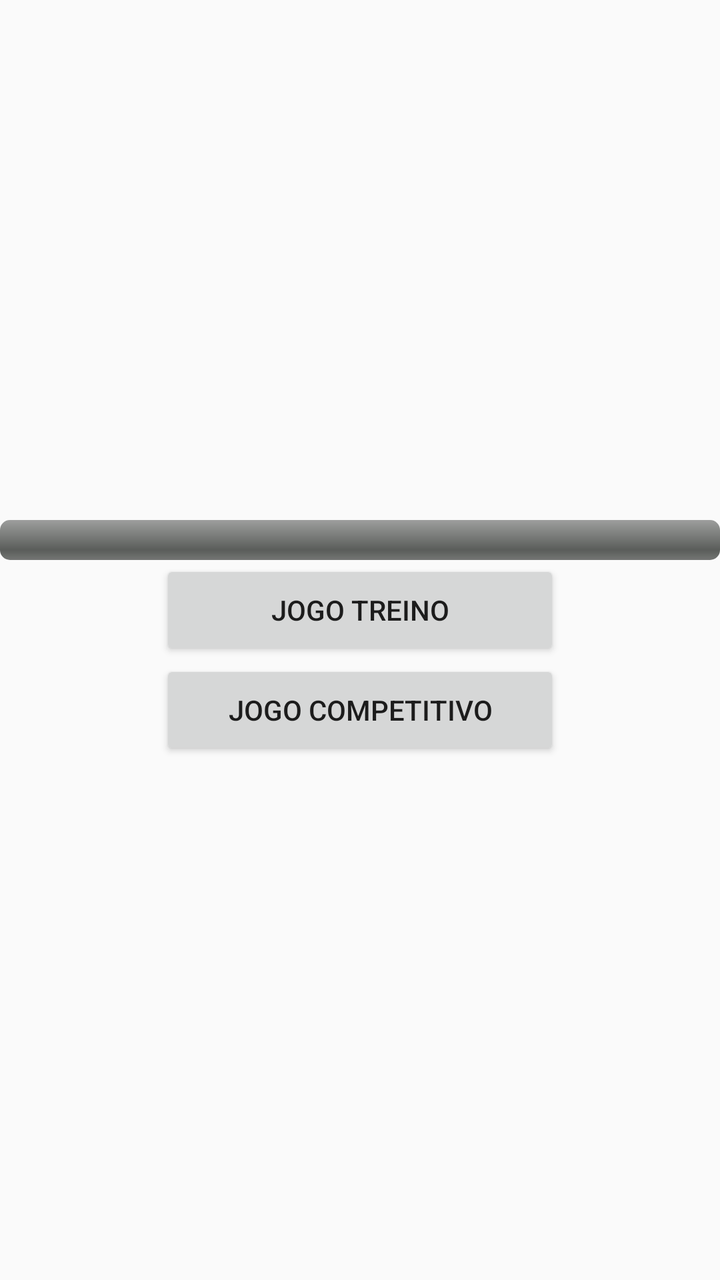
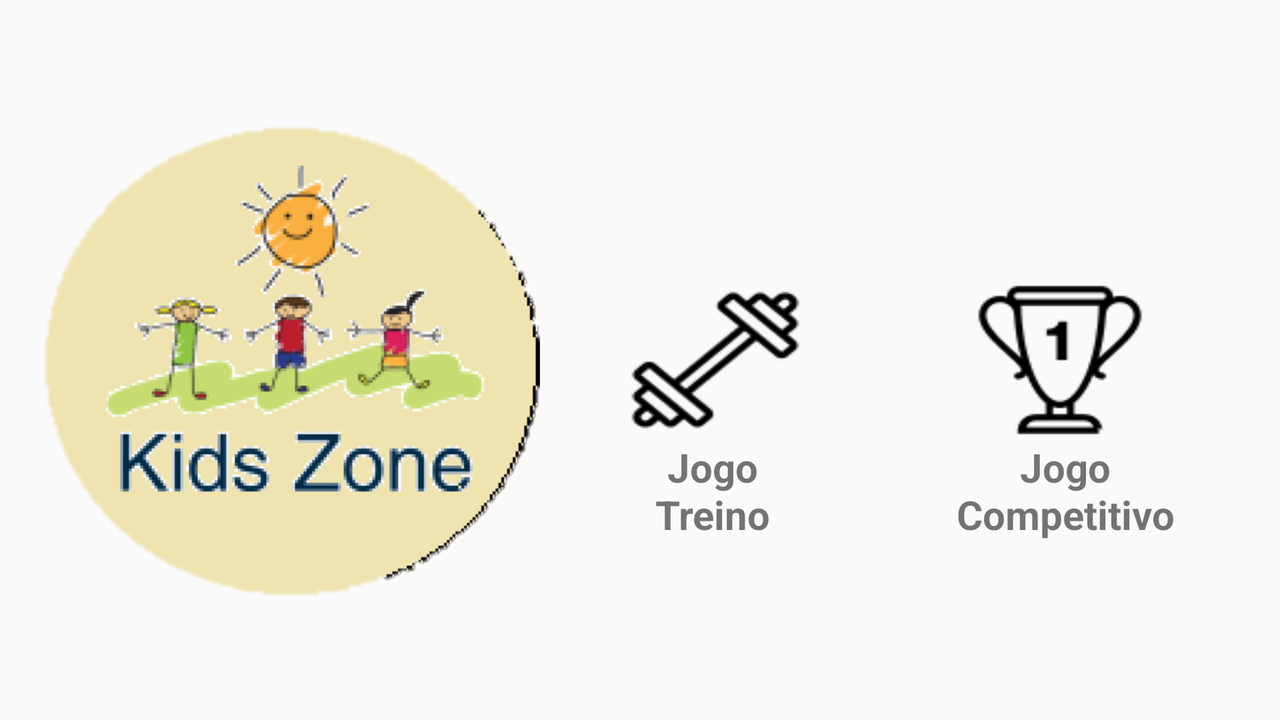

The same Android screen from two of the app's own layout files: first res/layout/ as a phone draws it, then the repository's variant for another configuration, drawn on a device whose configuration selects that folder. Both files follow.
<!-- AndroidManifest.xml: application theme AppTheme -->
<!-- res/layout/activity_menu_jogo.xml -->
<?xml version="1.0" encoding="utf-8"?>
<LinearLayout xmlns:android="http://schemas.android.com/apk/res/android"
    android:id="@+id/activity_menu_jogo"
    android:layout_width="match_parent"
    android:layout_height="match_parent"
    android:background="@drawable/background"
    android:gravity="center_vertical"
    android:orientation="vertical">

<ProgressBar
    android:id="@+id/progress_bar"
    android:layout_width="fill_parent"
    android:layout_height="wrap_content"
    android:minHeight="20dip"
    android:minWidth="20dip"
    style="@android:style/Widget.ProgressBar.Horizontal"/>

<Button
    android:id="@+id/treino"
    android:layout_width="200dp"
    android:layout_height="50dp"
    android:layout_gravity="center"
    android:text="@string/jogoTreino" />

<Button
    android:id="@+id/competitivo"
    android:layout_width="200dp"
    android:layout_height="50dp"
    android:layout_gravity="center"
    android:text="@string/jogoComp" />

</LinearLayout>
<!-- resources referenced by this layout -->
<resources>
  <string name="jogoComp">Jogo Competitivo</string>
  <string name="jogoTreino">Jogo Treino</string>
  <!-- from res/values-v21/ -->
  <style name="AppTheme" parent="Theme.AppCompat.Light.NoActionBar">
          
          <item name="windowActionBar">false</item>
          <item name="colorPrimary">@color/colorPrimary</item>
          <item name="colorPrimaryDark">@color/colorPrimaryDark</item>
          <item name="colorAccent">@color/colorAccent</item>
      </style>
  <color name="colorPrimary">#EFE4C3</color>
  <color name="colorPrimaryDark">#303F9F</color>
  <color name="colorAccent">#FF4081</color>
</resources>
<!-- res/layout-land/activity_menu_jogo.xml (the repository's variant of the layout above) -->
<!-- drawn on the phone turned sideways -->
<?xml version="1.0" encoding="utf-8"?>
<LinearLayout xmlns:android="http://schemas.android.com/apk/res/android"
    android:id="@+id/activity_menu_jogo"
    android:layout_width="match_parent"
    android:layout_height="match_parent"
    android:background="@drawable/background"
    android:gravity="center_vertical">

    <ImageView
        android:id="@+id/imageView"
        android:layout_width="250dp"
        android:layout_height="240dp"
        android:layout_gravity="center"
        android:layout_marginLeft="20dp"
        android:background="@drawable/logo"
        android:text="@string/descImagemLogo" />

    <LinearLayout
        android:layout_width="360dp"
        android:layout_height="186dp"
        android:layout_gravity="center"
        android:gravity="center"
        android:orientation="horizontal">

        <Button
            android:id="@+id/treino"
            android:layout_width="98dp"
            android:layout_height="wrap_content"
            android:background="@drawable/training" />

        <TextView
            android:layout_width="99dp"
            android:layout_height="80dp"
            android:layout_marginLeft="-100dp"
            android:layout_marginTop="80dp"
            android:text="@string/jogoTreino"
            android:textAlignment="center"
            android:textSize="20sp"
            android:textStyle="bold"
            android:typeface="sans" />

        <Button
            android:id="@+id/competitivo"
            android:layout_width="wrap_content"
            android:layout_height="wrap_content"
            android:layout_marginLeft="80dp"
            android:background="@drawable/cup" />

        <TextView
            android:layout_width="117dp"
            android:layout_height="80dp"
            android:layout_marginLeft="-100dp"
            android:layout_marginTop="80dp"
            android:text="@string/jogoComp"
            android:textAlignment="center"
            android:textSize="20sp"
            android:textStyle="bold"
            android:typeface="sans" />

    </LinearLayout>


</LinearLayout>
<!-- resources referenced by the variant -->
<!-- as the phone turned sideways resolves them -->
<resources>
  <!-- drawable cup: png bitmap (drawable, 2154 bytes) -->
  <!-- drawable logo: png bitmap (drawable, 23437 bytes) -->
  <!-- drawable training: png bitmap (drawable, 1621 bytes) -->
  <string name="descImagemLogo">Logotipo KidsZone</string>
  <string name="jogoComp">Jogo Competitivo</string>
  <string name="jogoTreino">Jogo Treino</string>
  <!-- from res/values-v21/ -->
  <style name="AppTheme" parent="Theme.AppCompat.Light.NoActionBar">
          
          <item name="windowActionBar">false</item>
          <item name="colorPrimary">@color/colorPrimary</item>
          <item name="colorPrimaryDark">@color/colorPrimaryDark</item>
          <item name="colorAccent">@color/colorAccent</item>
      </style>
  <color name="colorPrimary">#EFE4C3</color>
  <color name="colorPrimaryDark">#303F9F</color>
  <color name="colorAccent">#FF4081</color>
</resources>
